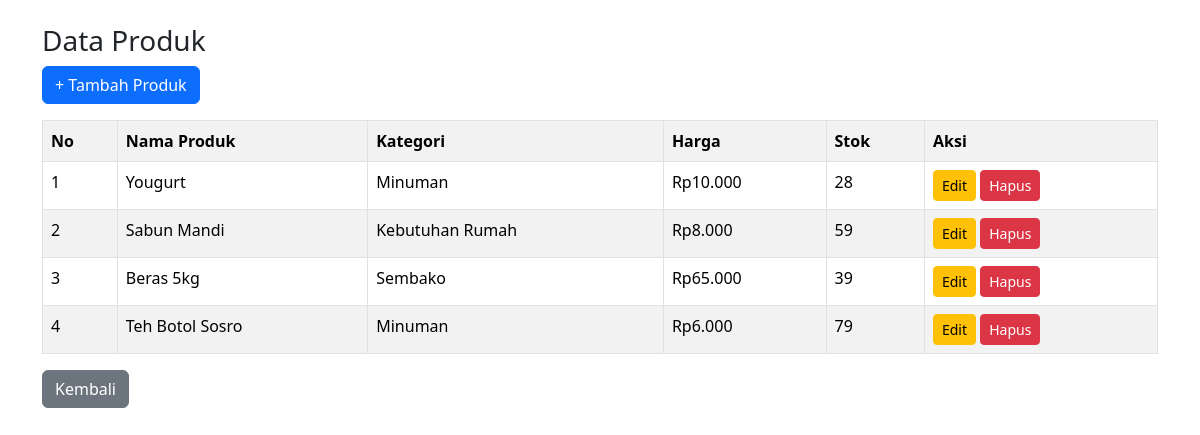
The page /produk.php (signed in) on the database its author committed.
### tables this page shows
CREATE TABLE `produk` (
  `id_produk` int NOT NULL,
  `nama_produk` varchar(100) NOT NULL,
  `kategori` varchar(50) DEFAULT NULL,
  `harga` int NOT NULL,
  `stok` int NOT NULL DEFAULT '0'
);

### produk.php (the view, shortened to what this page needs)
<?php
require "koneksi.php";
$data = mysqli_query($koneksi, "SELECT * FROM produk ORDER BY id_produk DESC");
?>
<!DOCTYPE html>
<html lang="id">
<head>
  <link href="https://cdn.jsdelivr.net/npm/bootstrap@5.3.3/dist/css/bootstrap.min.css" rel="stylesheet">
</head>
<body>
<div class="container mt-4">
  <h3>Data Produk</h3>
  <a href="tambah_produk.php" class="btn btn-primary mb-3">+ Tambah Produk</a>
  <table class="table table-bordered table-striped">
    <tr>
      <th>No</th><th>Nama Produk</th><th>Kategori</th><th>Harga</th><th>Stok</th><th>Aksi</th>
    </tr>
    <?php $no = 1; while ($row = mysqli_fetch_assoc($data)) { ?>
    <tr>
      <td><?= $no++ ?></td>
      <td><?= $row['nama_produk'] ?></td>
      <td><?= $row['kategori'] ?></td>
      <td>Rp<?= number_format($row['harga'], 0, ',', '.') ?></td>
      <td><?= $row['stok'] ?></td>
      <td>
        <a href="edit_produk.php?id=<?= $row['id_produk'] ?>" class="btn btn-warning btn-sm">Edit</a>
        <a href="hapus_produk.php?id=<?= $row['id_produk'] ?>" class="btn btn-danger btn-sm" onclick="return confirm('Yakin hapus produk ini?')">Hapus</a>
      </td>
    </tr>
    <?php } ?>
  </table>
  <a href="index.php" class="btn btn-secondary">Kembali</a>
</div>
</body>
</html>

### rows shown on the page
produk: nama_produk "Yougurt", kategori "Minuman", harga "10.000", stok "28"
produk: nama_produk "Sabun Mandi", kategori "Kebutuhan Rumah", harga "8.000", stok "59"
produk: nama_produk "Beras 5kg", kategori "Sembako", harga "65.000", stok "39"
produk: nama_produk "Teh Botol Sosro", kategori "Minuman", harga "6.000", stok "79"
